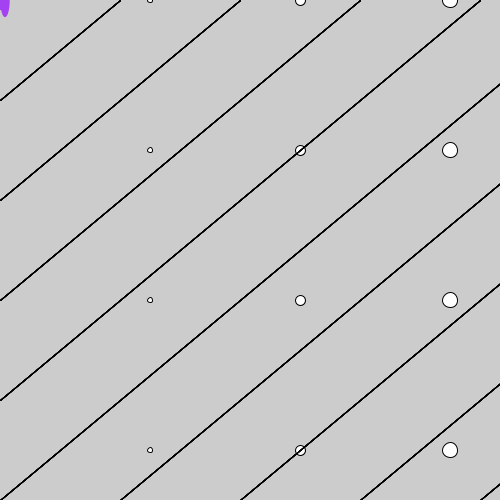
Frame 1 (no input)
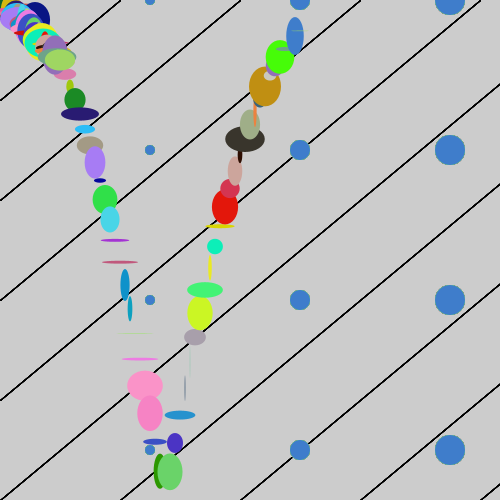
Frame 60 (the mouse pressed at the canvas centre just before this capture)
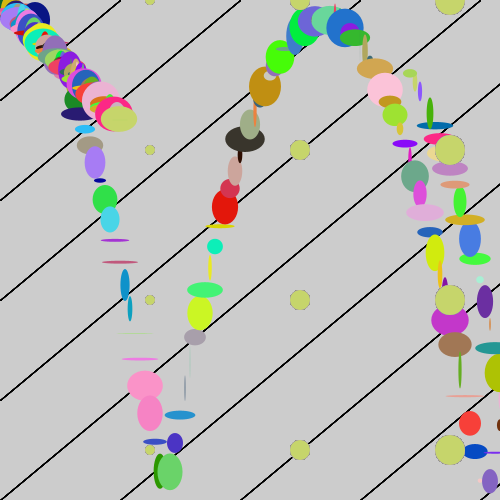
Frame 120 (the mouse held since frame 60 and released just before this capture)

The Processing sketch that drew these frames (run headless with seeded random() and noise(); from frame 60 on, the mouse is pressed at the canvas centre):

// Processing sketch: processing_33397
// ── processing_33397.pde

float circleX;
float circleY;
float vel = 0;
float vel2= 5;
float circleX2;
float circleY2;
float vel3=1;
float vel4=1;
float gravity=.95;


void setup() {
  
  size(500, 500);
  smooth();
  frameRate(10);

}

void draw(){


  
for (int i = 0; i < 10; i = i+1) {
    for (int j = 0; j < 10; j = j+1) {
     line(0,i*100,i*120,0);
      ellipse(i*150,j*150,i*5,i*5);
    //fill(i*25,random(50,150),5);
    }
  }


  fill(random(0, 255), random(0, 255), random(0, 255));
  noStroke();


  circleX+=vel2;
  circleY+=vel;
  vel+=gravity;
  
  circleX2+=vel4;
  circleY2+=vel3 ;
 
  
  ellipseMode(RADIUS);
  ellipse(circleX, circleY, random(0, 20), random(0, 20));
   ellipse(circleX2, circleY2, random(0, 20), random(0, 20));
   
   
  if ((circleY<0)||(circleY>height)) {
    vel*=-.95;
   
  }


  if ((circleX<0)||circleX>width) {
    vel2*=-1;
  }
  
  
  if ((circleY2<0)||(circleY2>height)) {
    vel3*=-1;
   
  }


  if ((circleX2<0)||circleX2>width) {
    vel4*=-1;
  }


}
